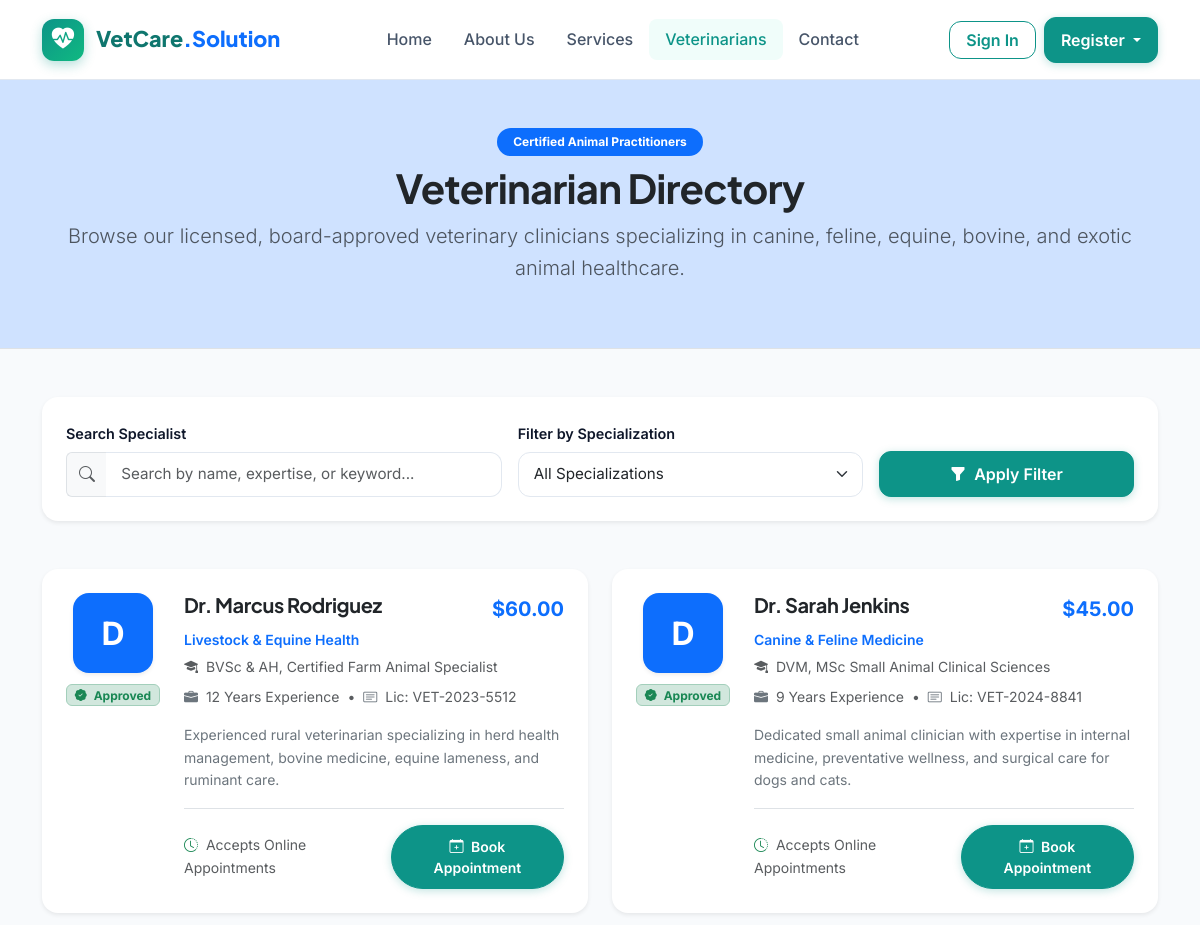
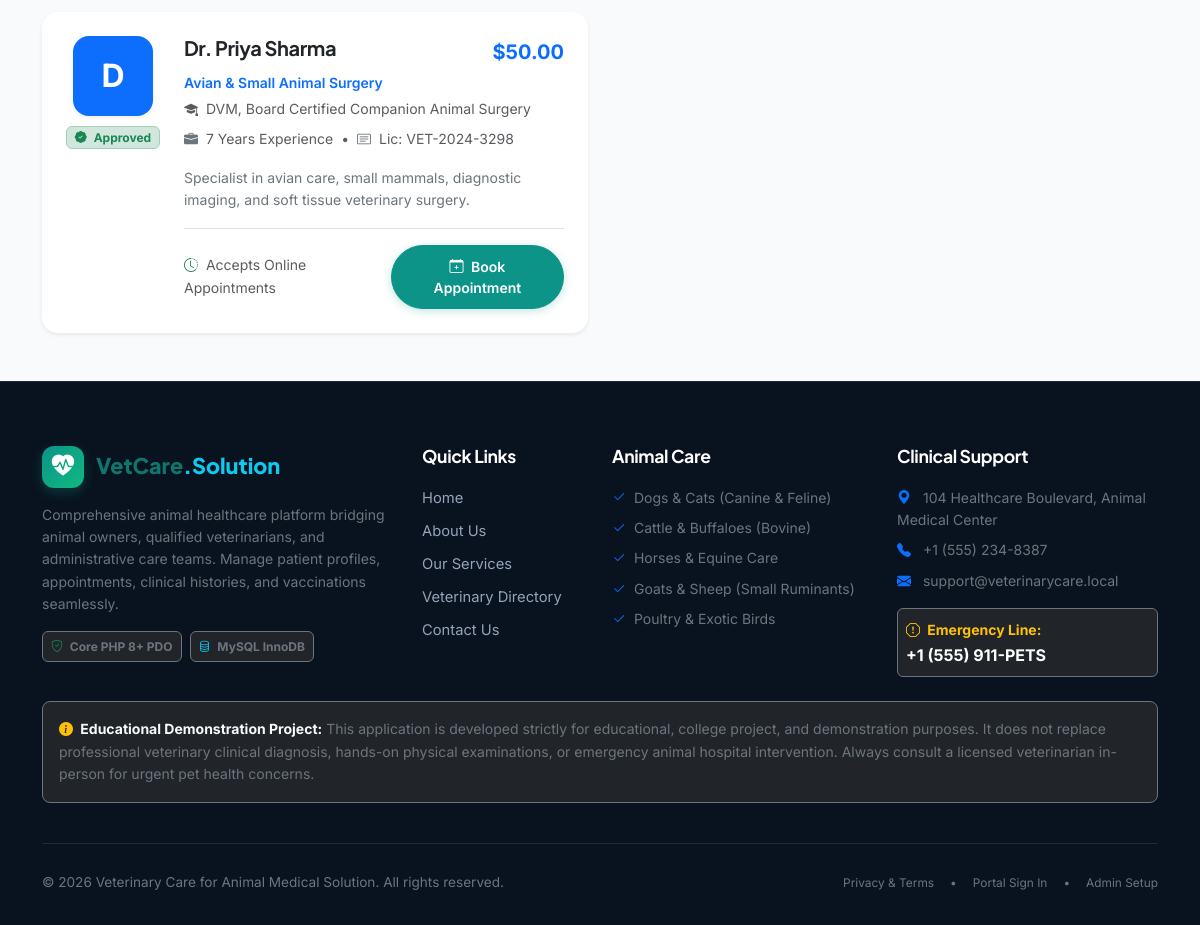
The page /veterinarians.php on the database its author committed (2 pictures, top to bottom).
### tables this page shows
CREATE TABLE `veterinarian_profiles` (
  `id` INT AUTO_INCREMENT PRIMARY KEY,
  `user_id` INT NOT NULL UNIQUE,
  `qualification` VARCHAR(150) NOT NULL,
  `specialization` VARCHAR(150) NOT NULL,
  `license_number` VARCHAR(100) NOT NULL UNIQUE,
  `experience_years` INT NOT NULL DEFAULT 0,
  `bio` TEXT NULL,
  `consultation_fee` DECIMAL(10,2) NOT NULL DEFAULT 0.00,
  `approval_status` ENUM('pending', 'approved', 'rejected') NOT NULL DEFAULT 'pending',
  `created_at` TIMESTAMP DEFAULT CURRENT_TIMESTAMP,
  `updated_at` TIMESTAMP DEFAULT CURRENT_TIMESTAMP ON UPDATE CURRENT_TIMESTAMP,
  CONSTRAINT `fk_vet_user` FOREIGN KEY (`user_id`) REFERENCES `users` (`id`) ON DELETE CASCADE
);

CREATE TABLE `users` (
  `id` INT AUTO_INCREMENT PRIMARY KEY,
  `full_name` VARCHAR(100) NOT NULL,
  `email` VARCHAR(150) NOT NULL UNIQUE,
  `phone` VARCHAR(30) NOT NULL,
  `password_hash` VARCHAR(255) NOT NULL,
  `role` ENUM('owner', 'veterinarian', 'admin') NOT NULL,
  `account_status` ENUM('active', 'inactive', 'suspended', 'pending') NOT NULL DEFAULT 'active',
  `created_at` TIMESTAMP DEFAULT CURRENT_TIMESTAMP,
  `updated_at` TIMESTAMP DEFAULT CURRENT_TIMESTAMP ON UPDATE CURRENT_TIMESTAMP,
  INDEX `idx_role` (`role`),
  INDEX `idx_status` (`account_status`)
);

### includes/functions.php (called while the page is built, shortened)
<?php
function e($value): string {
    return htmlspecialchars((string)($value ?? ''), ENT_QUOTES, 'UTF-8');
}
function url(string $path = ''): string {
    $path = ltrim($path, '/');
    return rtrim(BASE_URL, '/') . ($path !== '' ? '/' . $path : '');
}

### veterinarians.php (the view, shortened to what this page needs)
<?php
require_once __DIR__ . '/includes/init.php';
$search = trim($_GET['search'] ?? '');
$sql = "
    SELECT u.id, u.full_name, u.email, u.phone,
           vp.qualification, vp.specialization, vp.license_number,
           vp.experience_years, vp.bio, vp.consultation_fee
    FROM users u
    JOIN veterinarian_profiles vp ON vp.user_id = u.id
    WHERE u.role = 'veterinarian'
      AND u.account_status = 'active'
      AND vp.approval_status = 'approved'
";
$params = [];
$sql .= " ORDER BY vp.experience_years DESC, u.full_name ASC";
$stmt = $pdo->prepare($sql);
$stmt->execute($params);
$veterinarians = $stmt->fetchAll();
require_once __DIR__ . '/includes/header.php';
?>
<div class="bg-primary-subtle py-5 border-bottom">
    <div class="container text-center">
        <span class="badge bg-primary text-white rounded-pill px-3 py-2 mb-2">Certified Animal Practitioners</span>
        <h1 class="fw-bold text-dark">Veterinarian Directory</h1>
        <p class="text-muted lead max-w-700 mx-auto">
            Browse our licensed, board-approved veterinary clinicians specializing in canine, feline, equine, bovine, and exotic animal healthcare.
        </p>
    </div>
</div>
<div class="container py-5">
    <div class="card border-0 shadow-sm rounded-4 p-4 mb-5 bg-white">
        <form method="GET" action="<?= url('veterinarians.php') ?>" class="row g-3 align-items-end">
            <div class="col-md-5">
                <label for="search" class="form-label">Search Specialist</label>
                <div class="input-group">
                    <span class="input-group-text bg-light border-end-0"><i class="bi bi-search text-muted"></i></span>
                    <input type="text" class="form-control border-start-0" id="search" name="search" value="<?= e($search) ?>" placeholder="Search by name, expertise, or keyword...">
                </div>
            </div>
            <div class="col-md-4">
                <label for="specialization" class="form-label">Filter by Specialization</label>
                <select class="form-select" id="specialization" name="specialization">
                    <option value="">All Specializations</option>
                </select>
            </div>
            <div class="col-md-3 d-flex gap-2">
                <button type="submit" class="btn btn-primary flex-grow-1">
                    <i class="bi bi-funnel-fill me-1"></i> Apply Filter
                </button>
            </div>
        </form>
    </div>
    <?php if (empty($veterinarians)): ?>
        <div class="card border-0 shadow-sm rounded-4 p-5 text-center">
            <div class="empty-state-icon mx-auto mb-3">
                <i class="bi bi-person-x fs-2"></i>
            </div>
            <h4 class="fw-bold">No Veterinarians Found</h4>
            <p class="text-muted">No approved veterinarians matched your search criteria. Try clearing the filter or checking back later.</p>
            <a href="<?= url('veterinarians.php') ?>" class="btn btn-outline-primary mx-auto">Clear Filters</a>
        </div>
    <?php else: ?>
        <div class="row g-4">
            <?php foreach ($veterinarians as $vet): ?>
                <div class="col-lg-6">
                    <div class="card h-100 border-0 shadow-sm rounded-4 p-4 bg-white transition hover-shadow">
                        <div class="d-flex flex-column flex-sm-row gap-4">
                            <div class="flex-shrink-0 text-center">
                                <div class="bg-primary text-white rounded-4 d-inline-flex align-items-center justify-content-center fw-bold fs-2 shadow-sm" style="width: 80px; height: 80px;">
                                    <?= strtoupper(substr($vet['full_name'], 0, 1)) ?>
                                </div>
                                <div class="mt-2">
                                    <span class="badge bg-success-subtle text-success border border-success-subtle small">
                                        <i class="bi bi-patch-check-fill me-1"></i> Approved
                                    </span>
                                </div>
                            </div>
                            <div class="flex-grow-1">
                                <div class="d-flex justify-content-between align-items-start mb-1">
                                    <h5 class="fw-bold text-dark mb-0"><?= e($vet['full_name']) ?></h5>
                                    <span class="fw-bold text-primary fs-5">$<?= number_format((float)$vet['consultation_fee'], 2) ?></span>
                                </div>
                                <div class="text-primary fw-semibold small mb-1"><?= e($vet['specialization']) ?></div>
                                <div class="text-muted small mb-2"><i class="bi bi-mortarboard-fill me-1"></i> <?= e($vet['qualification']) ?></div>
                                <div class="d-flex flex-wrap gap-2 text-muted small mb-3">
                                    <span><i class="bi bi-briefcase-fill text-secondary me-1"></i> <?= (int)$vet['experience_years'] ?> Years Experience</span>
                                    <span>&bull;</span>
                                    <span><i class="bi bi-card-text text-secondary me-1"></i> Lic: <?= e($vet['license_number']) ?></span>
                                </div>
                                <p class="text-secondary small mb-3">
                                    <?= e($vet['bio'] ?? 'Dedicated clinical specialist focused on animal well-being and health outcomes.') ?>
                                </p>
                                <div class="d-flex align-items-center justify-content-between pt-3 border-top">
                                    <span class="text-muted small">
                                        <i class="bi bi-clock-history me-1 text-success"></i> Accepts Online Appointments
                                    </span>
                                    <a href="<?= url('owner/appointment_add.php?vet_id=' . $vet['id']) ?>" class="btn btn-sm btn-primary rounded-pill px-3">
                                        <i class="bi bi-calendar-plus me-1"></i> Book Appointment
                                    </a>
                                </div>
                            </div>
                        </div>
                    </div>
                </div>
            <?php endforeach; ?>
        </div>
    <?php endif; ?>
</div>
<?php require_once __DIR__ . '/includes/footer.php'; ?>

### rows shown on the page
veterinarian_profiles: user.full_name "D", user.full_name "Dr. Marcus Rodriguez", consultation_fee "60.00", specialization "Livestock & Equine Health", qualification "BVSc & AH, Certified Farm Animal Specialist", experience_years "12", license_number "VET-2023-5512", bio "Experienced rural veterinarian specializing in herd health management, bovine medicine, equine lameness, and ruminant care."
veterinarian_profiles: user.full_name "D", user.full_name "Dr. Sarah Jenkins", consultation_fee "45.00", specialization "Canine & Feline Medicine", qualification "DVM, MSc Small Animal Clinical Sciences", experience_years "9", license_number "VET-2024-8841", bio "Dedicated small animal clinician with expertise in internal medicine, preventative wellness, and surgical care for dogs and cats."
veterinarian_profiles: user.full_name "D", user.full_name "Dr. Priya Sharma", consultation_fee "50.00", specialization "Avian & Small Animal Surgery", qualification "DVM, Board Certified Companion Animal Surgery", experience_years "7", license_number "VET-2024-3298", bio "Specialist in avian care, small mammals, diagnostic imaging, and soft tissue veterinary surgery."

### other values the page prints
CLINIC_ADDRESS "104 Healthcare Boulevard, Animal Medical Center"
CLINIC_PHONE "+1 (555) 234-8387"
CLINIC_EMAIL "support@veterinarycare.local"
EMERGENCY_PHONE "+1 (555) 911-PETS"
APP_NAME "Veterinary Care for Animal Medical Solution"
